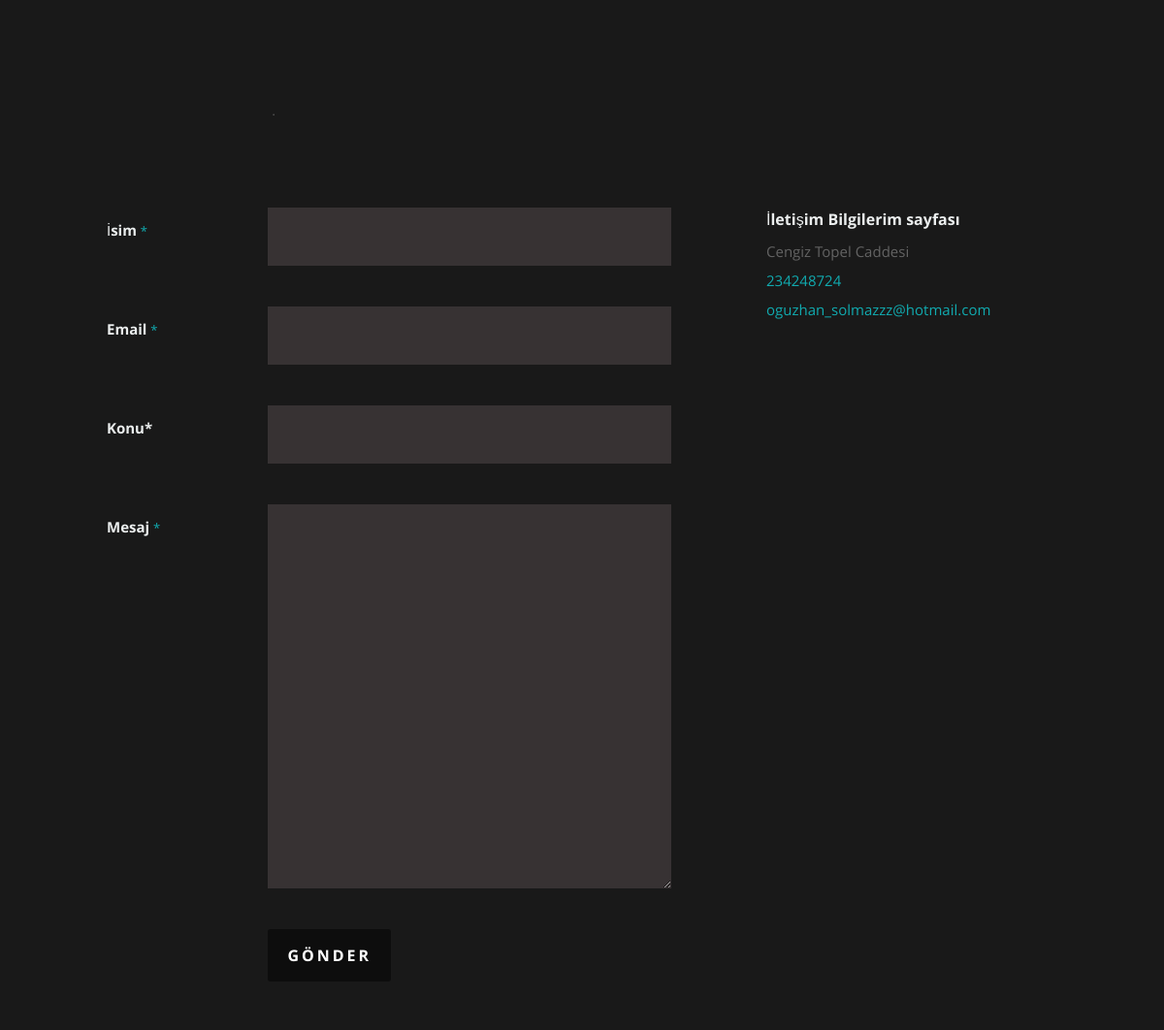
The page /htm/index.php (middle part) on the database as committed earlier.
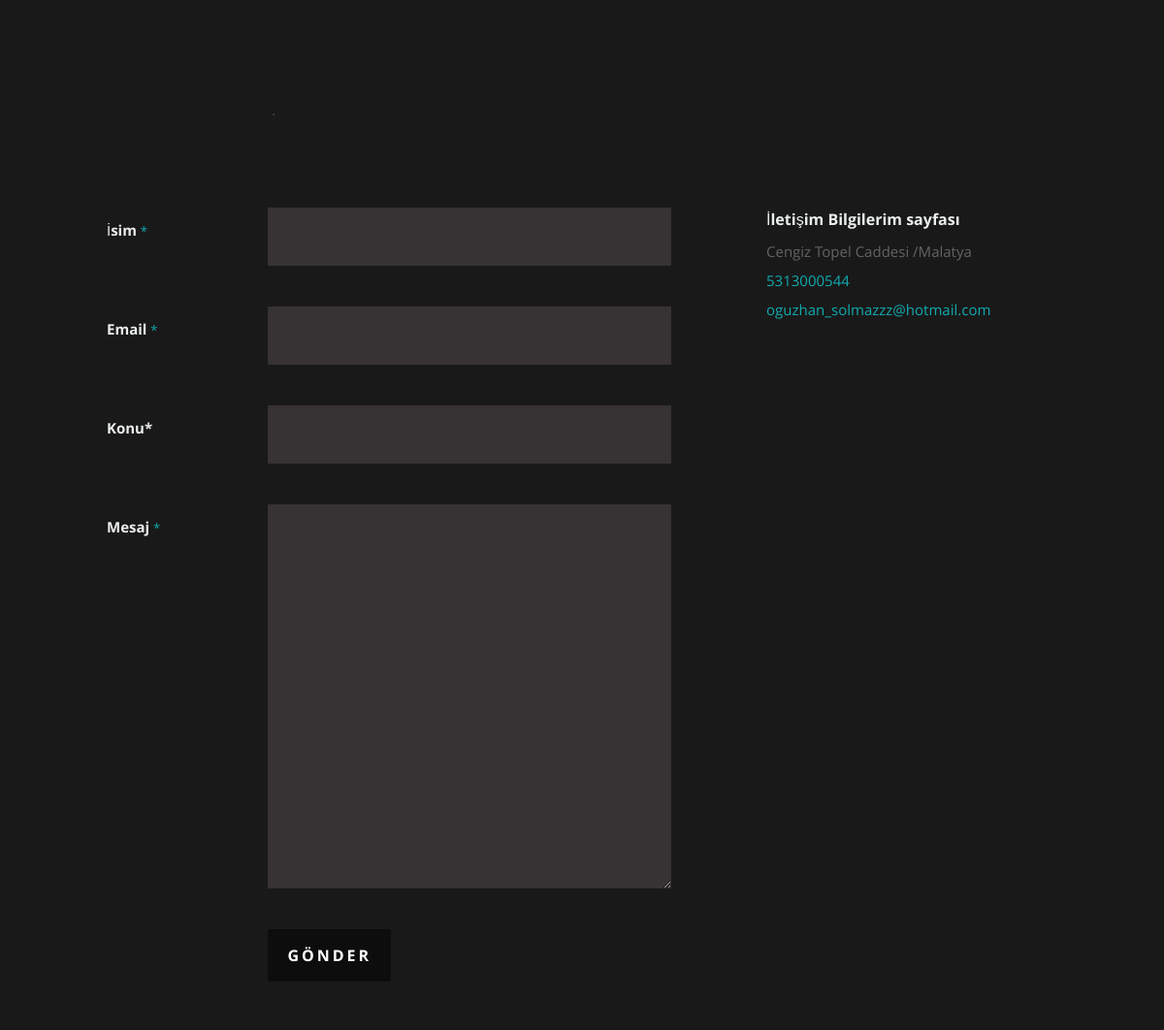
The same page on the database as committed later.
### tables this page shows
CREATE TABLE `contact_info` (
  `contact_id` int(11) NOT NULL,
  `content` varchar(250) NOT NULL,
  `email` varchar(50) NOT NULL,
  `copyright` varchar(50) NOT NULL,
  `gsm` varchar(13) NOT NULL,
  `adress` varchar(50) NOT NULL
);

### htm/index.php (the view, shortened to what this page needs)
<?php
include './nedmin/connect.php';
$fetch_contact = $db->prepare('SELECT * FROM contact_info WHERE contact_id=1');
$fetch_contact->execute();
$fetch_c = $fetch_contact->fetch(PDO::FETCH_ASSOC);
?>
<!DOCTYPE html>
<html class="no-js" lang="en">
<head>
   <link rel="stylesheet" href="css/default.css">
   <link rel="stylesheet" href="css/layout.css">
   <link rel="stylesheet" href="css/media-queries.css">
   <link rel="stylesheet" href="css/magnific-popup.css">
</head>
<body>
   <section id="contact">
      <div class="row section-head">
         <div class="two columns header-col">
         </div>
         <div class="ten columns">
            <p class="lead">.
            </p>
         </div>
      </div>
      <div class="row">
         <div class="eight columns">
            <form action="" method="post" id="contactForm" name="contactForm">
               <fieldset>
                  <div>
                     <label for="contactName">İsim <span class="required">*</span></label>
                     <input type="text" value="" size="35" id="contactName" name="contactName">
                  </div>
                  <div>
                     <label for="contactEmail">Email <span class="required">*</span></label>
                     <input type="text" value="" size="35" id="contactEmail" name="contactEmail">
                  </div>
                  <div>
                     <label for="contactSubject">Konu*</label>
                     <input type="text" value="" size="35" id="contactSubject" name="contactSubject">
                  </div>
                  <div>
                     <label for="contactMessage">Mesaj <span class="required">*</span></label>
                     <textarea cols="50" rows="15" id="contactMessage" name="contactMessage"></textarea>
                  </div>
                  <div>
                     <button class="submit">Gönder</button>
                  </div>
               </fieldset>
            </form>
         </div>
         <aside class="four columns footer-widgets">
            <div class="widget widget_contact">
               <h4> <?php echo $fetch_c['content']; ?></h4>
               <p class="address">
                  <?php echo $fetch_c['adress']; ?><br>
                  <a href="tel:+90-531-300-0544"><?php echo $fetch_c['gsm']; ?></a>
                  <a href="mailto:<?php echo $fetch_c['email']; ?>"><?php echo $fetch_c['email']; ?></a>
               </p>
            </div>
         </aside>
      </div>
   </section>
</body>
</html>

Rows that differ between the two databases and show on the page:
changed contact_info "İletişim Bilgilerim sayfası": adress "Cengiz Topel Caddesi" → "Cengiz Topel Caddesi /Malatya"; gsm "234248724" → "5313000544"
